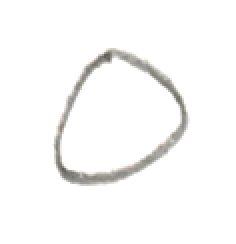
#> input picture mnist_dataset/PNG/1.0.png, 118 x 122 px, found by its file name (shown 2 times larger); its folder holds only this picture in this run
$ python mnist_handwritten_digits_test2.py
#> lines starting #> are read from the running program, lines starting #| are printed output that depends on the picture
### mnist_handwritten_digits.py
import numpy as np
import scipy.special
import os
from tempfile import TemporaryFile

class neuralNet:

    def __init__(self, inputnodes, hiddennodes, outputnodes,
    learningrate = 0.1):
        # save number of nodes and the learning rate in the class
        self.inodes = inputnodes
        self.hnodes = hiddennodes
        self.onodes = outputnodes
        self.lr = learningrate # aka alpha

        # define a class wide activation function, here a logistical
        # ("sigmoid") function with y=1/(1+e^(-x))
        self.activation_function = lambda x: scipy.special.expit(x)

        # get the weight matrices with initial values
        # theory says:
        # choose a random number within +-1/sq.root(number of outgoing nodes)
        self.w_ih = np.random.normal(0.0, pow(self.hnodes, -0.5),
                                     (self.hnodes, self.inodes))
        self.w_ho = np.random.normal(0.0, pow(self.onodes, -0.5),
                                     (self.onodes, self.hnodes))
        # alternatively you can choose a random number within +-0.5
        # self.w_ih = np.random.rand(self.hnodes, self.inodes) - 0.5
        # self.w_ho = np.random.rand(self.onodes, self.hnodes) - 0.5

        self.scale_input = lambda x: (np.asfarray(x[1:]) / 255.0 * 0.99) + 0.01

    # [20 lines left out: function train, not called in this run]

    def query(self, inputs_list):
        # convert input list into a column vector
        inputs = np.array(inputs_list, ndmin=2).T

        # calculate final outputs forwards layer by layer
        hidden_inputs = np.dot(self.w_ih, inputs)
        hidden_outputs = self.activation_function(hidden_inputs)
        final_inputs = np.dot(self.w_ho, hidden_outputs)
        final_ouputs = self.activation_function(final_inputs)

        return final_ouputs

    def save_weights(self, path = ""):
        np.save(os.path.join(path, "w_ih.npy"), self.w_ih)
        np.save(os.path.join(path, "w_ho.npy"), self.w_ho)

    def load_weights(self, path = ""):
#> called with path = ''
        w_ih = np.load(os.path.join(path, "w_ih.npy"))
#> (reads w_ih.npy from the repository)
        w_ho = np.load(os.path.join(path, "w_ho.npy"))
#> (reads w_ho.npy from the repository)
        if w_ih.shape == self.w_ih.shape and \
           w_ho.shape == self.w_ho.shape:
            self.w_ih = w_ih
            self.w_ho = w_ho
        else:
            raise ValueError("Dimensions of neuralNet object don't equal to" \
                " dimensions of loaded weights. Please check the number of" \
                " nodes in each layer of the created object.")

### mnist_handwritten_digits_test2.py
import mnist_handwritten_digits
import os, re, imageio, skimage.transform
import numpy as np
from PIL import Image

nn = mnist_handwritten_digits.neuralNet(28**2, 250, 10)
nn.load_weights()

scorecard = []
path_to_png = ".\\mnist_dataset\\PNG"
save_pngs = False
pngs = [png for png in os.listdir(path_to_png) if re.match(r'.*\.png$', png)]

for png in pngs:
    img_array = imageio.imread(os.path.join(path_to_png, png), as_gray=True)
#> img_array: shape (122, 118) float32; min 89.5, max 255, mean 249.2
    img_square = skimage.transform.resize(img_array, (28, 28),
                                          anti_aliasing=False)
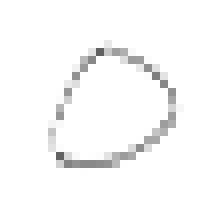
#> img_square: shape (28, 28) float32 (shown 8 times larger); min 97.48, max 255, mean 249.4
    # [4 lines of commented-out code are left out]
    img_data = 255.0 - img_square.reshape(784)
#> img_data = 784 values, max 157.5 at index 180, min 0 at index 0, mean 5.6
    scaled_input = (img_data / 255.0 * 0.99) + 0.01
#> scaled_input = 784 values, max 0.622 at index 180, min 0.01 at index 0, mean 0.0317
    predicted_label = np.argmax(nn.query(scaled_input))
#> in query, `inputs = np.array(inputs_list, ndmin=2).T`: inputs has the same summary as scaled_input outside query
#> in query, `hidden_inputs = np.dot(self.w_ih, inputs)`: hidden_inputs = 250 values, max 2.89 at index 219, min -4.21 at index 247, mean -0.353
#> in query, `hidden_inputs = np.dot(self.w_ih, inputs)`:
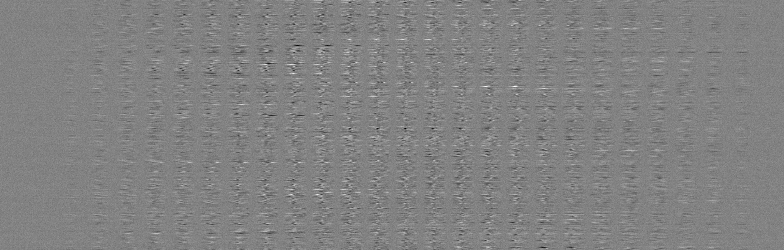
#> self.w_ih: shape (250, 784) float64; min -1.74, max 1.66, mean -0.00823; drawn with min black and max white
#> in query, `hidden_outputs = self.activation_function(hidden_inputs)`: hidden_outputs = 250 values, max 0.948 at index 219, min 0.0146 at index 247, mean 0.431
#> in query, `final_inputs = np.dot(self.w_ho, hidden_outputs)`: final_inputs = [-5.29, -6.32, -1.04, -3, -7.05, -0.431, -5.65, -0.296, -5.51, -6.19]
#> in query, `final_ouputs = self.activation_function(final_inputs)`: final_ouputs = [0.00503, 0.00179, 0.261, 0.0475, 0.000868, 0.394, 0.00351, 0.427, 0.00401, 0.00205]
#> predicted_label = 7
    true_label = int(png[-5])
    scorecard.append(1 if predicted_label == true_label else 0)

    # optional: save read and resized image back to file
    if save_pngs:
        img = Image.fromarray(img_square)
        img.convert("L").save(os.path.join(path_to_png + "_square", png))

print("Accuracy of " + str(sum(scorecard) / len(scorecard)))
#| Accuracy of 0.0
